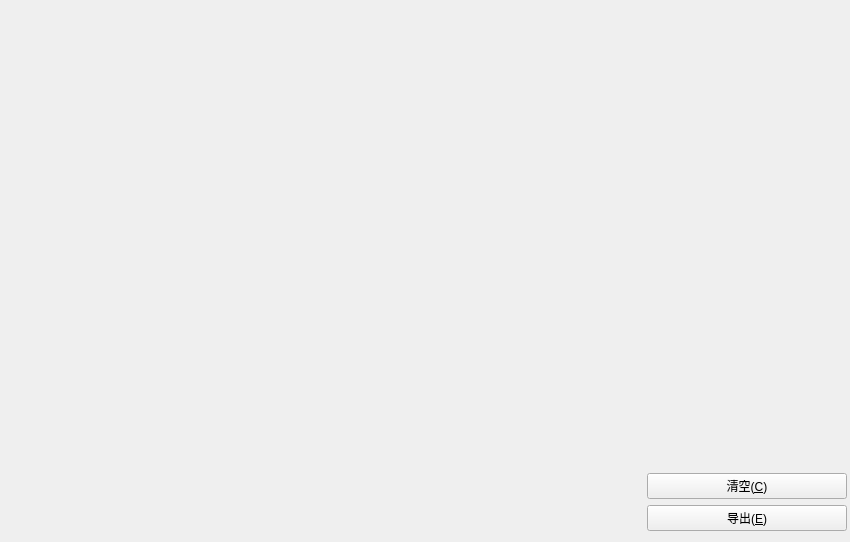
<?xml version="1.0" encoding="UTF-8"?>
<ui version="4.0">
 <class>AudioAnalysis</class>
 <widget class="QWidget" name="AudioAnalysis">
  <property name="geometry">
   <rect>
    <x>0</x>
    <y>0</y>
    <width>850</width>
    <height>542</height>
   </rect>
  </property>
  <property name="windowTitle">
   <string>Form</string>
  </property>
  <layout class="QHBoxLayout" name="horizontalLayout" stretch="1,0">
   <property name="leftMargin">
    <number>3</number>
   </property>
   <property name="topMargin">
    <number>3</number>
   </property>
   <property name="rightMargin">
    <number>3</number>
   </property>
   <item>
    <layout class="QVBoxLayout" name="verticalLayout">
     <item>
      <widget class="QCustomPlot" name="wavePlot" native="true"/>
     </item>
     <item>
      <widget class="QCustomPlot" name="spectrumPlot" native="true"/>
     </item>
    </layout>
   </item>
   <item>
    <layout class="QVBoxLayout" name="verticalLayout_2">
     <item>
      <widget class="QLabel" name="infoLbl">
       <property name="minimumSize">
        <size>
         <width>200</width>
         <height>0</height>
        </size>
       </property>
       <property name="text">
        <string/>
       </property>
       <property name="alignment">
        <set>Qt::AlignLeading|Qt::AlignLeft|Qt::AlignTop</set>
       </property>
      </widget>
     </item>
     <item>
      <widget class="QPushButton" name="clearBtn">
       <property name="text">
        <string>清空(&amp;C)</string>
       </property>
      </widget>
     </item>
     <item>
      <widget class="QPushButton" name="exportBtn">
       <property name="text">
        <string>导出(&amp;E)</string>
       </property>
      </widget>
     </item>
    </layout>
   </item>
  </layout>
 </widget>
 <customwidgets>
  <customwidget>
   <class>QCustomPlot</class>
   <extends>QWidget</extends>
   <header>qcustomplot.h</header>
   <container>1</container>
  </customwidget>
 </customwidgets>
 <tabstops>
  <tabstop>clearBtn</tabstop>
  <tabstop>exportBtn</tabstop>
 </tabstops>
 <resources/>
 <connections/>
</ui>
